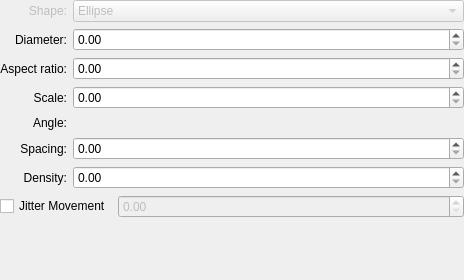
<?xml version="1.0" encoding="UTF-8"?>
<ui version="4.0">
 <author>
    SPDX-FileCopyrightText: none
    SPDX-License-Identifier: GPL-3.0-or-later
  </author>
 <class>WdgBrushSizeOptions</class>
 <widget class="QWidget" name="WdgBrushSizeOptions">
  <property name="geometry">
   <rect>
    <x>0</x>
    <y>0</y>
    <width>464</width>
    <height>280</height>
   </rect>
  </property>
  <property name="sizePolicy">
   <sizepolicy hsizetype="Fixed" vsizetype="Fixed">
    <horstretch>255</horstretch>
    <verstretch>255</verstretch>
   </sizepolicy>
  </property>
  <property name="minimumSize">
   <size>
    <width>385</width>
    <height>280</height>
   </size>
  </property>
  <layout class="QGridLayout" name="gridLayout_3">
   <property name="leftMargin">
    <number>0</number>
   </property>
   <property name="topMargin">
    <number>0</number>
   </property>
   <property name="rightMargin">
    <number>0</number>
   </property>
   <property name="bottomMargin">
    <number>0</number>
   </property>
   <item row="2" column="0">
    <layout class="QGridLayout" name="gridLayout_2" columnstretch="0,1">
     <item row="0" column="0">
      <widget class="QCheckBox" name="jitterMoveBox">
       <property name="sizePolicy">
        <sizepolicy hsizetype="Minimum" vsizetype="Fixed">
         <horstretch>0</horstretch>
         <verstretch>0</verstretch>
        </sizepolicy>
       </property>
       <property name="text">
        <string>Jitter Movement</string>
       </property>
      </widget>
     </item>
     <item row="0" column="1">
      <widget class="KisDoubleSliderSpinBox" name="jitterMove" native="true">
       <property name="enabled">
        <bool>false</bool>
       </property>
       <property name="sizePolicy">
        <sizepolicy hsizetype="Preferred" vsizetype="Preferred">
         <horstretch>0</horstretch>
         <verstretch>0</verstretch>
        </sizepolicy>
       </property>
      </widget>
     </item>
    </layout>
   </item>
   <item row="3" column="0">
    <spacer name="verticalSpacer">
     <property name="orientation">
      <enum>Qt::Vertical</enum>
     </property>
     <property name="sizeHint" stdset="0">
      <size>
       <width>20</width>
       <height>0</height>
      </size>
     </property>
    </spacer>
   </item>
   <item row="0" column="0">
    <layout class="QGridLayout" name="gridLayout" columnstretch="0,1">
     <item row="1" column="0">
      <widget class="QLabel" name="DiameterLbl">
       <property name="sizePolicy">
        <sizepolicy hsizetype="Preferred" vsizetype="Preferred">
         <horstretch>0</horstretch>
         <verstretch>0</verstretch>
        </sizepolicy>
       </property>
       <property name="minimumSize">
        <size>
         <width>60</width>
         <height>0</height>
        </size>
       </property>
       <property name="text">
        <string>Diameter:</string>
       </property>
       <property name="alignment">
        <set>Qt::AlignRight|Qt::AlignTrailing|Qt::AlignVCenter</set>
       </property>
      </widget>
     </item>
     <item row="1" column="1">
      <widget class="KisDoubleSliderSpinBox" name="diameter" native="true">
       <property name="sizePolicy">
        <sizepolicy hsizetype="Minimum" vsizetype="Fixed">
         <horstretch>0</horstretch>
         <verstretch>0</verstretch>
        </sizepolicy>
       </property>
      </widget>
     </item>
     <item row="3" column="0">
      <widget class="QLabel" name="ScaleLbl">
       <property name="sizePolicy">
        <sizepolicy hsizetype="Preferred" vsizetype="Preferred">
         <horstretch>0</horstretch>
         <verstretch>0</verstretch>
        </sizepolicy>
       </property>
       <property name="minimumSize">
        <size>
         <width>60</width>
         <height>16</height>
        </size>
       </property>
       <property name="text">
        <string>Scale:</string>
       </property>
       <property name="alignment">
        <set>Qt::AlignRight|Qt::AlignTrailing|Qt::AlignVCenter</set>
       </property>
      </widget>
     </item>
     <item row="3" column="1">
      <widget class="KisDoubleSliderSpinBox" name="scale" native="true">
       <property name="sizePolicy">
        <sizepolicy hsizetype="Minimum" vsizetype="Fixed">
         <horstretch>0</horstretch>
         <verstretch>0</verstretch>
        </sizepolicy>
       </property>
      </widget>
     </item>
     <item row="5" column="0">
      <widget class="QLabel" name="spacingLbl">
       <property name="sizePolicy">
        <sizepolicy hsizetype="Preferred" vsizetype="Preferred">
         <horstretch>0</horstretch>
         <verstretch>0</verstretch>
        </sizepolicy>
       </property>
       <property name="minimumSize">
        <size>
         <width>60</width>
         <height>16</height>
        </size>
       </property>
       <property name="text">
        <string>Spacing:</string>
       </property>
       <property name="alignment">
        <set>Qt::AlignRight|Qt::AlignTrailing|Qt::AlignVCenter</set>
       </property>
      </widget>
     </item>
     <item row="5" column="1">
      <widget class="KisDoubleSliderSpinBox" name="spacing" native="true">
       <property name="sizePolicy">
        <sizepolicy hsizetype="Minimum" vsizetype="Fixed">
         <horstretch>0</horstretch>
         <verstretch>0</verstretch>
        </sizepolicy>
       </property>
      </widget>
     </item>
     <item row="2" column="0">
      <widget class="QLabel" name="aspectLbl">
       <property name="sizePolicy">
        <sizepolicy hsizetype="Preferred" vsizetype="Preferred">
         <horstretch>0</horstretch>
         <verstretch>0</verstretch>
        </sizepolicy>
       </property>
       <property name="minimumSize">
        <size>
         <width>60</width>
         <height>16</height>
        </size>
       </property>
       <property name="text">
        <string>Aspect ratio:</string>
       </property>
       <property name="alignment">
        <set>Qt::AlignRight|Qt::AlignTrailing|Qt::AlignVCenter</set>
       </property>
      </widget>
     </item>
     <item row="2" column="1">
      <widget class="KisDoubleSliderSpinBox" name="aspectBox" native="true">
       <property name="sizePolicy">
        <sizepolicy hsizetype="Minimum" vsizetype="Fixed">
         <horstretch>0</horstretch>
         <verstretch>0</verstretch>
        </sizepolicy>
       </property>
      </widget>
     </item>
     <item row="4" column="0">
      <widget class="QLabel" name="rotationLbl">
       <property name="enabled">
        <bool>true</bool>
       </property>
       <property name="sizePolicy">
        <sizepolicy hsizetype="Preferred" vsizetype="Preferred">
         <horstretch>0</horstretch>
         <verstretch>0</verstretch>
        </sizepolicy>
       </property>
       <property name="minimumSize">
        <size>
         <width>60</width>
         <height>16</height>
        </size>
       </property>
       <property name="text">
        <string>Angle:</string>
       </property>
       <property name="alignment">
        <set>Qt::AlignRight|Qt::AlignTrailing|Qt::AlignVCenter</set>
       </property>
      </widget>
     </item>
     <item row="0" column="0">
      <widget class="QLabel" name="shapeLbl">
       <property name="enabled">
        <bool>false</bool>
       </property>
       <property name="sizePolicy">
        <sizepolicy hsizetype="Preferred" vsizetype="Preferred">
         <horstretch>0</horstretch>
         <verstretch>0</verstretch>
        </sizepolicy>
       </property>
       <property name="minimumSize">
        <size>
         <width>60</width>
         <height>0</height>
        </size>
       </property>
       <property name="text">
        <string>Shape:</string>
       </property>
       <property name="alignment">
        <set>Qt::AlignRight|Qt::AlignTrailing|Qt::AlignVCenter</set>
       </property>
      </widget>
     </item>
     <item row="0" column="1">
      <widget class="QComboBox" name="shapeBox">
       <property name="enabled">
        <bool>false</bool>
       </property>
       <property name="currentIndex">
        <number>0</number>
       </property>
       <item>
        <property name="text">
         <string>Ellipse</string>
        </property>
       </item>
       <item>
        <property name="text">
         <string>Rectangle</string>
        </property>
       </item>
      </widget>
     </item>
     <item row="6" column="1">
      <widget class="KisDoubleSliderSpinBox" name="densityBox" native="true">
       <property name="sizePolicy">
        <sizepolicy hsizetype="Minimum" vsizetype="Fixed">
         <horstretch>0</horstretch>
         <verstretch>0</verstretch>
        </sizepolicy>
       </property>
      </widget>
     </item>
     <item row="6" column="0">
      <widget class="QLabel" name="densityLbl">
       <property name="sizePolicy">
        <sizepolicy hsizetype="Preferred" vsizetype="Preferred">
         <horstretch>0</horstretch>
         <verstretch>0</verstretch>
        </sizepolicy>
       </property>
       <property name="minimumSize">
        <size>
         <width>60</width>
         <height>16</height>
        </size>
       </property>
       <property name="text">
        <string>Density:</string>
       </property>
       <property name="alignment">
        <set>Qt::AlignRight|Qt::AlignTrailing|Qt::AlignVCenter</set>
       </property>
      </widget>
     </item>
     <item row="4" column="1">
      <layout class="QHBoxLayout" name="horizontalLayout">
       <property name="spacing">
        <number>0</number>
       </property>
       <item>
        <widget class="KisAngleSelector" name="rotationBox" native="true">
         <property name="enabled">
          <bool>true</bool>
         </property>
         <property name="sizePolicy">
          <sizepolicy hsizetype="Minimum" vsizetype="Fixed">
           <horstretch>0</horstretch>
           <verstretch>0</verstretch>
          </sizepolicy>
         </property>
        </widget>
       </item>
       <item>
        <spacer name="horizontalSpacer">
         <property name="orientation">
          <enum>Qt::Horizontal</enum>
         </property>
         <property name="sizeHint" stdset="0">
          <size>
           <width>0</width>
           <height>0</height>
          </size>
         </property>
        </spacer>
       </item>
      </layout>
     </item>
    </layout>
   </item>
  </layout>
 </widget>
 <customwidgets>
  <customwidget>
   <class>KisDoubleSliderSpinBox</class>
   <extends>QDoubleSpinBox</extends>
   <header>kis_slider_spin_box.h</header>
   <container>1</container>
  </customwidget>
  <customwidget>
   <class>KisAngleSelector</class>
   <extends>QWidget</extends>
   <header location="global">KisAngleSelector.h</header>
   <container>1</container>
  </customwidget>
 </customwidgets>
 <resources/>
 <connections/>
</ui>
